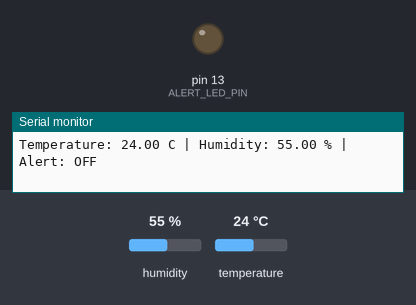
A sketch run on a simulated Arduino Uno, built with avr-gcc and run on an emulated ATmega328P. Shown: output pins drawn as LEDs (lit = HIGH), the last lines printed to the serial monitor. The test bench sets the inputs (shaded band); at power-on: temperature 24 °C, humidity 55 %.

Above: at 2.8 s.
2.9 s: temperature set to 26 °C
At 4.6 s:
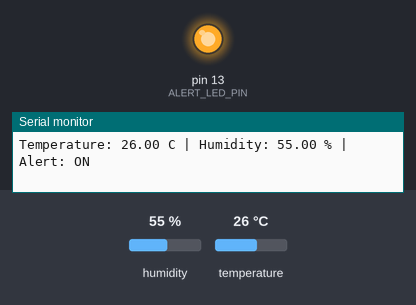
5.6 s: temperature set to 12 °C
At 7.0 s:
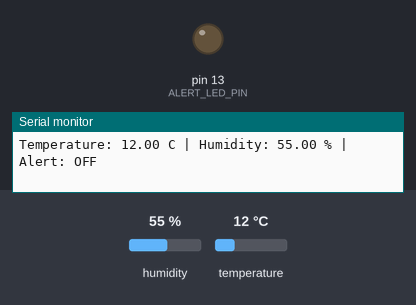
8.3 s: temperature set to 28 °C
At 10.6 s:
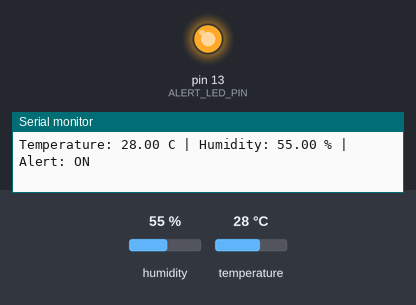
Timing chart, 0 to 12.1 s (numbered marks = the images above; inputs shaded):
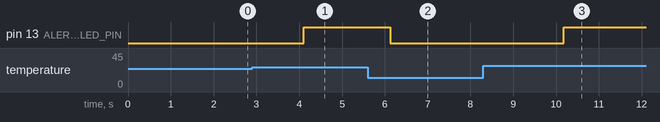

The sketch:

threshold_alert.ino
```cpp
#include "DHT.h"

#define DHT_PIN 2
#define DHT_TYPE DHT11

#define ALERT_LED_PIN LED_BUILTIN     // Use the built-in LED as the alert indicator.
#define TEMPERATURE_THRESHOLD_C 25.0   //define threshold temperature

DHT dht(DHT_PIN, DHT_TYPE);     // Create a DHT sensor object using the selected pin and sensor type.

void setup() {
  Serial.begin(9600);

  pinMode(ALERT_LED_PIN, OUTPUT);  //select the alert LED as the output pin

  Serial.println("Embedded Environmental Data Logger");  //print startup message
  Serial.println("V4: Threshold Alert Started");

  dht.begin();   //initialize the DHT11 sensor
}

void loop() {
  float humidity = dht.readHumidity();
  float temperatureC = dht.readTemperature();

  if (isnan(humidity) || isnan(temperatureC)) {           //check if both inputs are numbers
    Serial.println("Error: Failed to read from DHT11 sensor");    //print error message
    digitalWrite(ALERT_LED_PIN, LOW);       //set output LED_PIN as low voltage so it will not light up
    delay(2000);
    return;
  }

  Serial.print("Temperature: ");
  Serial.print(temperatureC);
  Serial.print(" C");

  Serial.print(" | Humidity: ");
  Serial.print(humidity);
  Serial.print(" %");

  if (temperatureC >= TEMPERATURE_THRESHOLD_C) {        //check if surrounding temperature is higher than threshold temperature
    digitalWrite(ALERT_LED_PIN, HIGH);
    Serial.println(" | Alert: ON");             //if yes, set alert to HIGH
  } else {
    digitalWrite(ALERT_LED_PIN, LOW);
    Serial.println(" | Alert: OFF");            //if no, set alert to OFF
  }

  delay(2000);
}
```

Measured:
- the behaviour switches between 24 and 25 °C on temperature (found by bisection; images 0 and 1)
- after the input at 2.9 s, pin 13 (ALERT_LED_PIN): LOW → HIGH after 1.2 s
- after the input at 5.6 s, pin 13 (ALERT_LED_PIN): HIGH → LOW after 0.53 s
- after the input at 8.3 s, pin 13 (ALERT_LED_PIN): LOW → HIGH after 1.9 s
